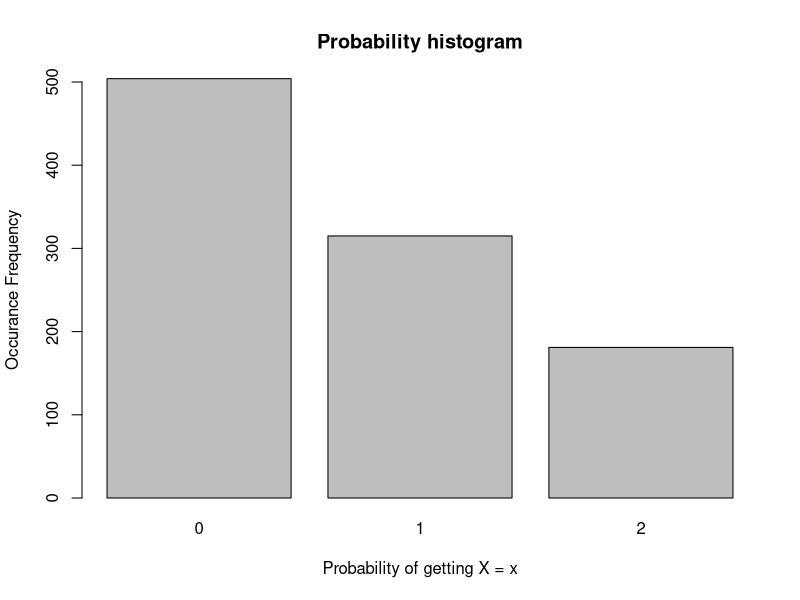

This figure's R source:
## ---- chunk 1
X <- c(0.5, 0.3, 0.2)
cumsum.X <- cumsum(X)
cumsum.X
## ---- chunk 2
pX <- function (x){
  return(cumsum.X[x+1])
}
## ---- chunk 3
rX <- function(x){
  U <- runif(x)
  X <- numeric(x)
  x <- 0
  for (x in 0:6) {
    X[U >= pX(x)] <- x + 1
    x <- x+1
  }
  return(X)
}
rX(10)
## ---- chunk 4
myX <- rX(1000)
## ---- chunk 5
table(myX)
## ---- chunk 6
barplot(table(myX), xlab = "Probability of getting X = x", 
        ylab="Occurance Frequency",ylim = c(0,500), main="Probability histogram")
## ---- chunk 7
binsim <- rbinom(1000, size = 20, prob = 0.3)
## ---- chunk 8
mean(binsim <= 5)
## ---- chunk 9
mean(binsim == 5)
## ---- chunk 10
mean(binsim)
## ---- chunk 11
var(binsim)
## ---- chunk 12
P1 <- rpois(10000, lambda = 5)
P2 <- rpois(10000, lambda = 25)
P3 <- rpois(10000, lambda = 125)
P4 <- rpois(10000, lambda = 625)
## ---- chunk 13
cat("default", mean(P1), mean(P2), mean(P3), mean(P4))
cat("\n sqrt: ", mean(sqrt(P1)), mean(sqrt(P2)), mean(sqrt(P3)), mean(sqrt(P4)))
cat("\n var sqrt: ", var(sqrt(P1)), var(sqrt(P2)), var(sqrt(P3)), var(sqrt(P4)))
cat("\n var: ", var(P1), var(P2), var(P3), var(P4))
